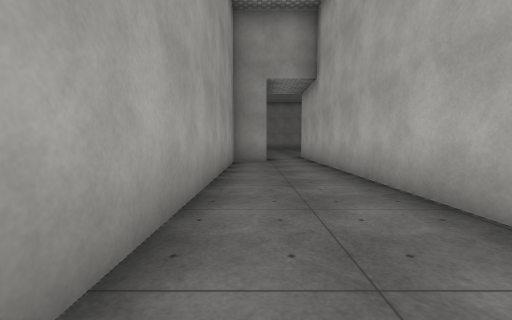
view 1 (above)

16 first-person views from a walk through a 3-D level made in the Unity game engine. The camera is 1.2 m above the floor, tilts 4° down and sees 90° across. Doors are open. The floor is counted in squares, 2 m on a side. Each view is taken from the middle of a square. On the plan, view 1 faces up. The plan holds only what a view shows up to about 9 squares ahead; the rest is blank. The place goes on beyond the plan. The player is left out. Surface patterns are stand-ins for the level's own textures.

view 2
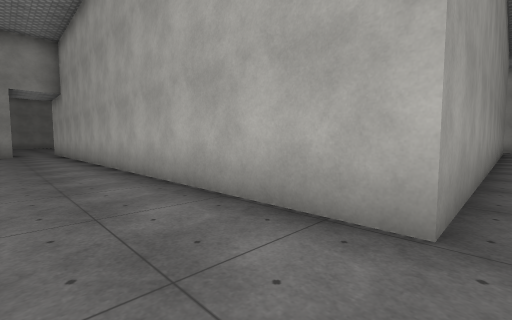

view 3
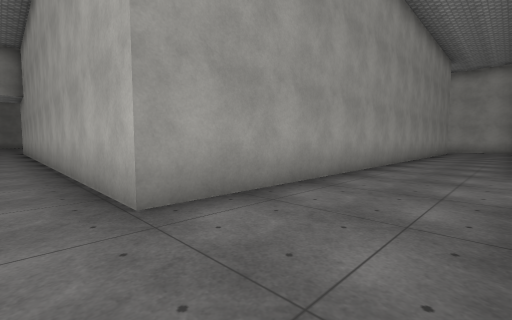

view 4
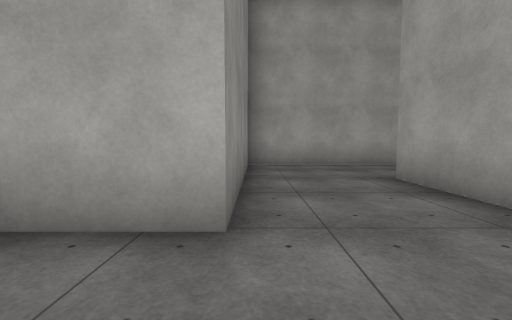

view 5
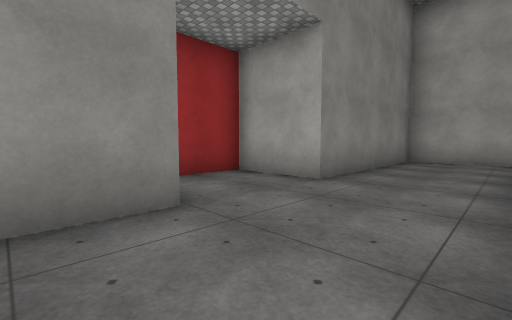

view 6
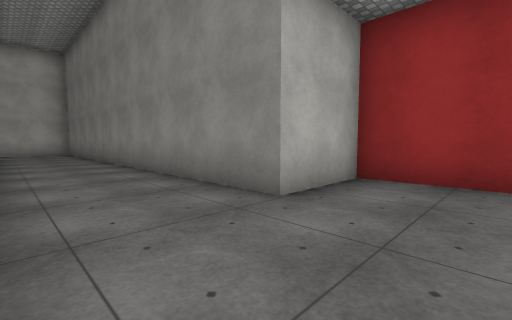

view 7
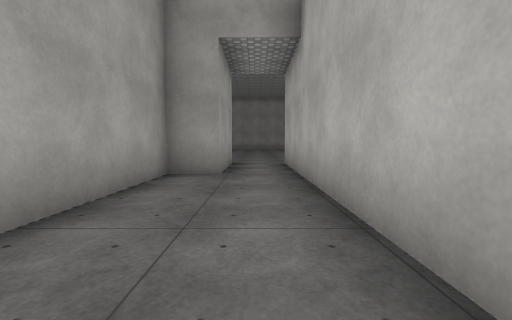

view 8
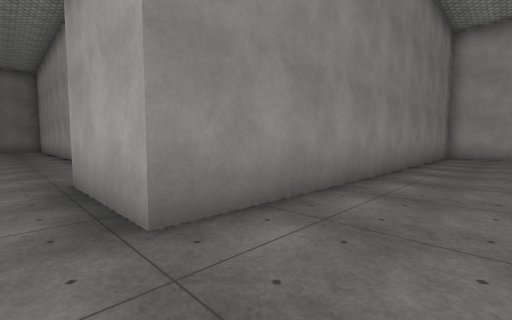

view 9
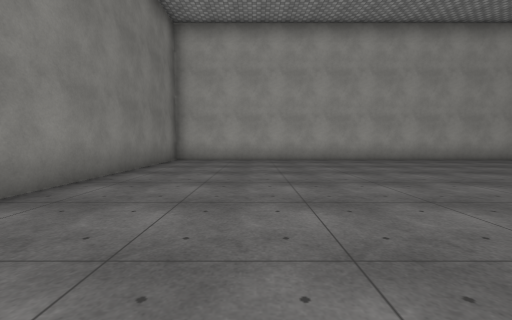

view 10
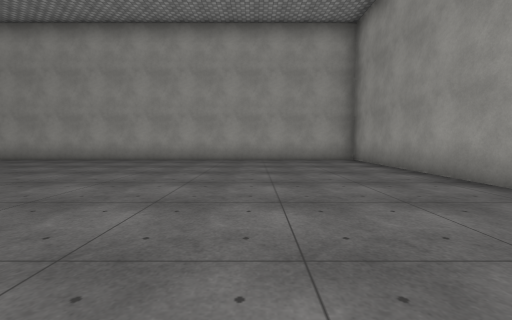

view 11
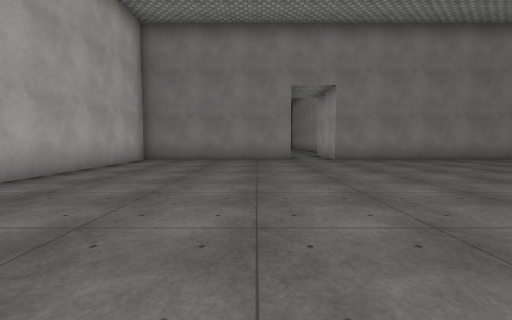

view 12
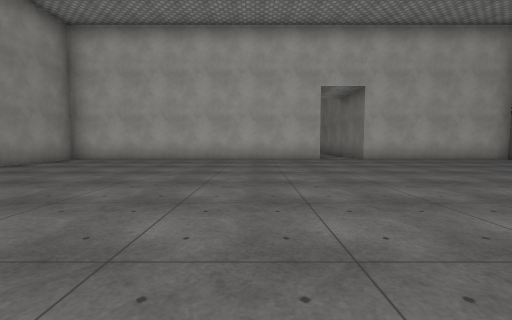

view 13
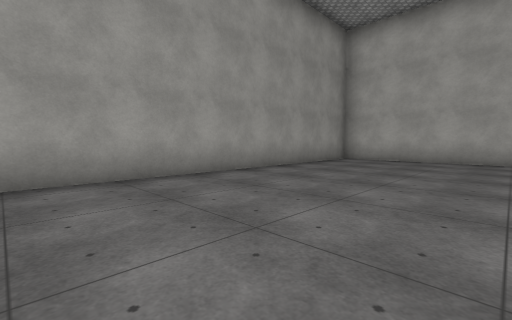

view 14
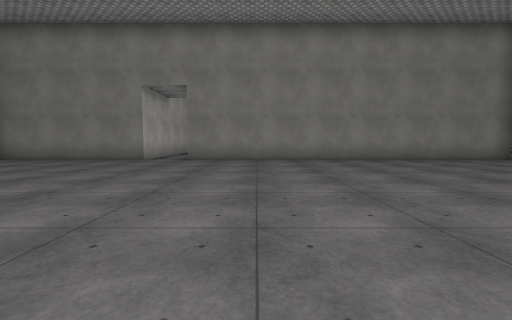

view 15
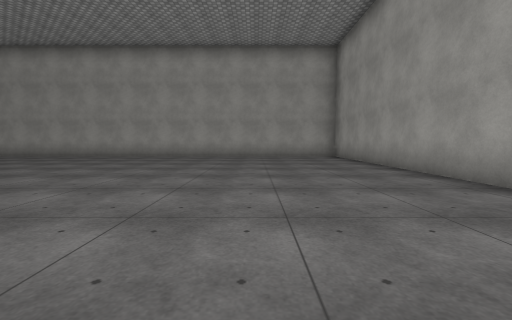

view 16
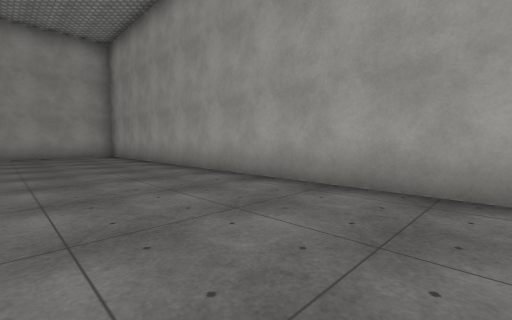

### Floor plan
Points are (right, up) in squares from view 1. A wall is a line through its corners. A room is listed if a view was taken in it or the views show most of it. See-through windows are left out.
Room 1 (views 1, 2, 3, 4, 5, 6, 7)
walls: (12.4, -4.7) (1.8, -4.7) (1.8, 10.3); (-0.7, -3.2) (-0.7, -7.2) (4.3, -7.2) (4.3, -9.2) (6.8, -9.2) (6.8, -7.2) (15.6, -7.2); (0.3, 10.3) (0.3, 7.8) (-0.7, 7.8) (-0.7, 0.6)
ways out: open door at (1, 10) to room 2; open door at (7, 16) to room 2
Room 2 (views 8, 9, 10, 11, 12, 13, 14, 15, 16)
walls: (1.8, 10.3) (6.8, 10.3) (6.8, 15.4); (6.8, 16.8) (6.8, 25.3) (-10.7, 25.3) (-10.7, 10.3) (0.3, 10.3)
ways out: open door at (1, 10) to room 1; open door at (7, 16) to room 1

Positions as (right, up) in squares from view 1, and headings:
1: (0, 0), facing up
2: (0, -5), facing up-right
3: (1, -7), facing up-right
4: (6, -7), facing left
5: (8, -5), facing down-left
6: (5, -5), facing down-right
7: (1, 3), facing up
8: (1, 12), facing down-left
9: (-2, 13), facing left
10: (-2, 22), facing left
11: (3, 19), facing down
12: (-2, 19), facing right
13: (-2, 21), facing up-right
14: (-2, 19), facing down
15: (0, 22), facing left
16: (1, 22), facing up-left
